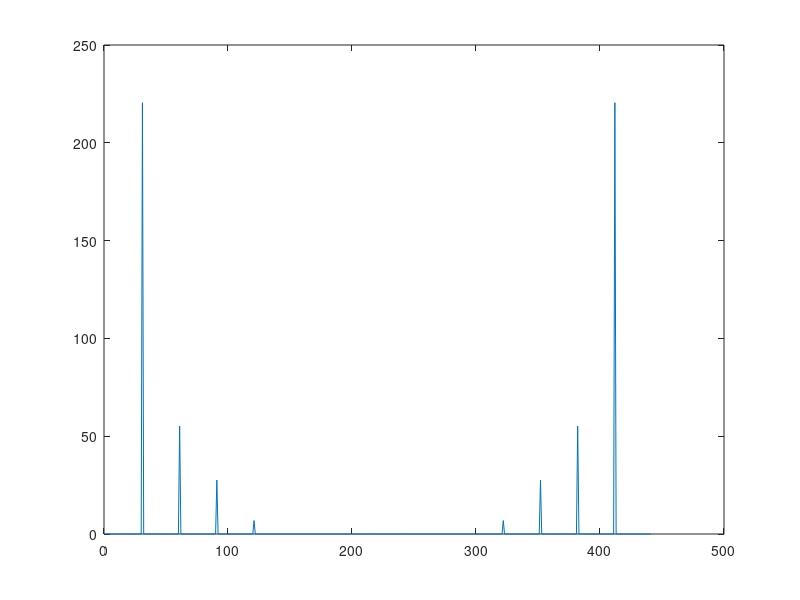

The MATLAB script that drew this image:
%medició del TDH i el guany
fs = 44100;           
duration = 0.01;              
f = 3000; 
mostres = duration*fs;
t = 0:(1/fs):duration-(1/fs);    
n = 1:1:mostres;      
x = sin(2*pi*n*(f/fs))+ sin(2*pi*n*(2*f/fs));
soroll = 0.3*randn(1,fs*duration);
y = 10*x+soroll;



%funció que mesura el guany entre dues senyals x(entrada) i y(sortida)

function guany = guany(x,y)
    px = sum(x.*x)/(duration*fs);
    py = sum(y.*y)/(duration*fs);
    guany = sqrt(py/px);
end



%mesura de la THD 
A = 1;
z = A*sin(2*pi*n*(f/fs)); %senyal original
k = z+ A/4*sin(2*pi*n*(2*f/fs))+ A/8*sin(2*pi*n*(3*f/fs))+ A/32*sin(2*pi*n*(4*f/fs)); %senyal amb distorsió interharmònica
Kf = fft(k);
plot(n,abs(Kf));
[a,b] = max(abs(Kf(1:mostres/2)));
cicles = floor((mostres/2)/(b-1)); %utilitzem (b-1) perquè en el vector el primer índex es 1
valors = 0:1:cicles-2; %creem un vector buit per posar-hi els valors de les amplituds als diferents harmònics
for i = 2:cicles
    l = i*(b-1)+1;
    [valors(i),c] = max(abs(Kf(l-4:l+4)));
end
l = sum(valors*valors');
THD = sqrt(l)/a


